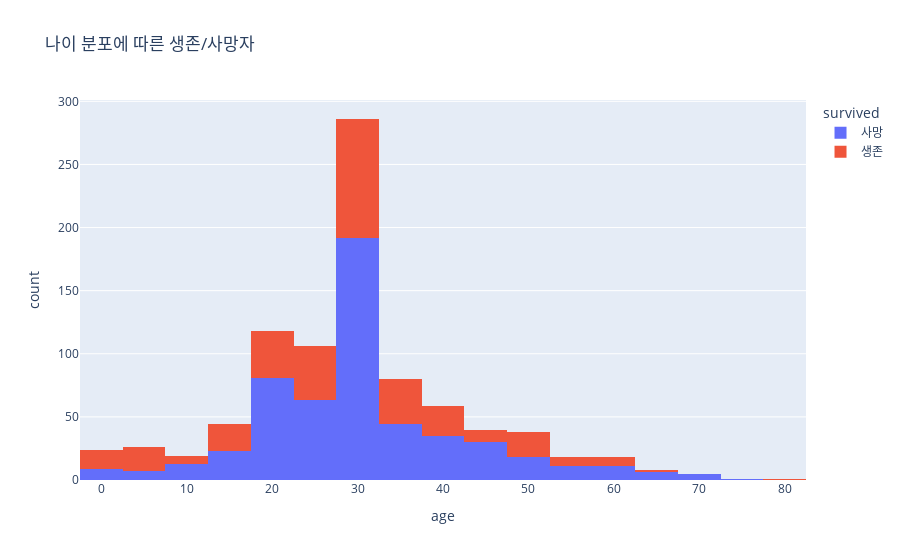

The code cell stored with this chart in its notebook:
### Code cell
# 4. 나이 분포에 따른 생존자와 사망자 (히스토그램)

px.histogram(
    titanic_df,
    x= 'age',
    color= 'survived',
    nbins= 30,
    title= '나이 분포에 따른 생존/사망자',
)

### Figure 1 — Plotly figure (JSON) as saved in the notebook; plotly's stock layout.template omitted (floating-point values rounded to 4 significant figures; data arrays with more than 128 entries replaced by an {"elided": "..."} marker saying what was removed)
{"data": [{"bingroup": "x", "hovertemplate": "survived=사망<br>age=%{x}<br>count=%{y}<extra></extra>", "legendgroup": "사망", "marker": {"color": "#636efa", "pattern": {"shape": ""}}, "name": "사망", "nbinsx": 30, "orientation": "v", "showlegend": true, "type": "histogram", "x": {"elided": "549 float values"}, "xaxis": "x", "yaxis": "y"}, {"bingroup": "x", "hovertemplate": "survived=생존<br>age=%{x}<br>count=%{y}<extra></extra>", "legendgroup": "생존", "marker": {"color": "#EF553B", "pattern": {"shape": ""}}, "name": "생존", "nbinsx": 30, "orientation": "v", "showlegend": true, "type": "histogram", "x": {"elided": "342 float values"}, "xaxis": "x", "yaxis": "y"}], "layout": {"barmode": "relative", "legend": {"title": {"text": "survived"}, "tracegroupgap": 0}, "title": {"text": "나이 분포에 따른 생존/사망자"}, "xaxis": {"anchor": "y", "domain": [0, 1], "title": {"text": "age"}}, "yaxis": {"anchor": "x", "domain": [0, 1], "title": {"text": "count"}}}}
